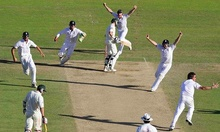
%> input picture Assignment3/Assign3_imgs/Cricket1.jpeg, 220 x 132 px, shrunk from 585 x 350 before the run
$ octave twob.m   (GNU Octave 9; MATLAB toolbox functions it lacks are replaced by stand-ins)
%> lines starting %> are read from the running program, lines starting %| are printed output that depends on the picture
I=imread('Cricket1.jpeg');
%> I is the input picture: size 132x220x3 uint8; mean R, G, B 134.6, 135.5, 94.8
I = rgb2gray(I);
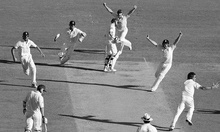
%> I: size 132x220 uint8; min 1, max 255, mean 130.6
I=im2double(I);
%> I: size 132x220 double
%I=im2bw(I);
%mg = (mean(mean(I)));
a=0.0085;
b=1.265;
% r=1;
% t=1;
for i=1:size(I,1)-3
    for j=1:size(I,2)-3
        Itemp=I(i:i+2,j:j+2);
        vxy=var(var(Itemp(:,:)));
        if(1<0)
            Itemp=I(i:i+2,j:j+2);
            vxy=var(var(Itemp(:,:)));
            mg = mean(mean(Itemp(:,:)));
        end
        mg = mean(mean(Itemp(:,:)));
        Txy(j) = a*vxy+b*mg;
        if(Txy(j)>1 && j>1)
            Txy(j)=Txy(j-1);
        end
        for l=1:3
            for m=1:3
                if Itemp(l,m)>Txy(j)
                    out(i,j) = 1;
                    if(1<0)
                        Itemp=I(i:i+2,j:j+2);
                        vxy=var(var(Itemp(:,:)));
                        mg = mean(mean(Itemp(:,:)));
                    end
                else
                    out(i,j) = 0;
                end
            end
        end
    end
end
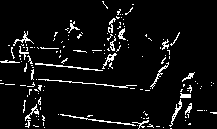
%> out: size 129x217 double; values 0 (black) and 1 (white), 6.4% white in thin lines or dots
%> after the loop, Txy = 217 values, max 0.988 at index 149, min 0.304 at index 170, mean 0.694
figure,imshow(out);

$ run again, with Assignment3/Assign3_imgs/Cricket2.jpeg copied over Assignment3/Assign3_imgs/Cricket1.jpeg
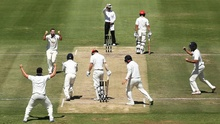
%> input picture Assignment3/Assign3_imgs/Cricket2.jpeg, 220 x 124 px, shrunk from 900 x 506 before the run
%> I is the input picture: size 124x220x3 uint8; mean R, G, B 133, 134.3, 93.3
%> `I = rgb2gray(I);`:
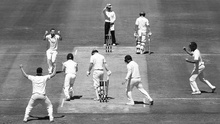
%> I: size 124x220 uint8; min 0, max 255, mean 129.3
%> after the loop `for i=1:size(I,1)-3`:
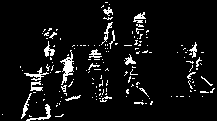
%> out: size 121x217 double; values 0 (black) and 1 (white), 6.8% white in thin lines or dots
%> after the loop `for i=1:size(I,1)-3`: Txy = 217 values, max 0.648 at index 50, min 0.382 at index 28, mean 0.558

$ run again, with Assignment3/Assign3_imgs/Cricket3.jpeg copied over Assignment3/Assign3_imgs/Cricket1.jpeg
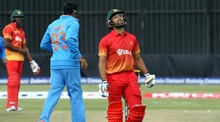
%> input picture Assignment3/Assign3_imgs/Cricket3.jpeg, 220 x 122 px, shrunk from 759 x 422 before the run
%> I is the input picture: size 122x220x3 uint8; mean R, G, B 103.3, 96.1, 95.6
%> `I = rgb2gray(I);`:
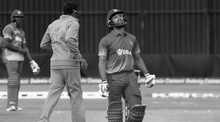
%> I: size 122x220 uint8; min 0, max 255, mean 98.2
%> after the loop `for i=1:size(I,1)-3`:
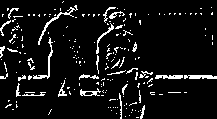
%> out: size 119x217 double; values 0 (black) and 1 (white), 7.7% white in thin lines or dots
%> after the loop `for i=1:size(I,1)-3`: Txy = 217 values, max 0.945 at index 161, min 0.245 at index 140, mean 0.769

$ run again, with Assignment3/Assign3_imgs/Cricket4.jpeg copied over Assignment3/Assign3_imgs/Cricket1.jpeg
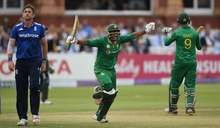
%> input picture Assignment3/Assign3_imgs/Cricket4.jpeg, 220 x 128 px, shrunk from 940 x 545 before the run
%> I is the input picture: size 128x220x3 uint8; mean R, G, B 114.2, 110.9, 94.1
%> `I = rgb2gray(I);`:
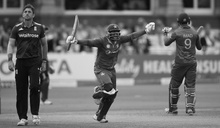
%> I: size 128x220 uint8; min 1, max 253, mean 110
%> after the loop `for i=1:size(I,1)-3`:
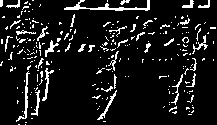
%> out: size 125x217 double; values 0 (black) and 1 (white), 9.7% white in thin lines or dots
%> after the loop `for i=1:size(I,1)-3`: Txy = 217 values, max 0.739 at index 161, min 0.389 at index 26, mean 0.626
